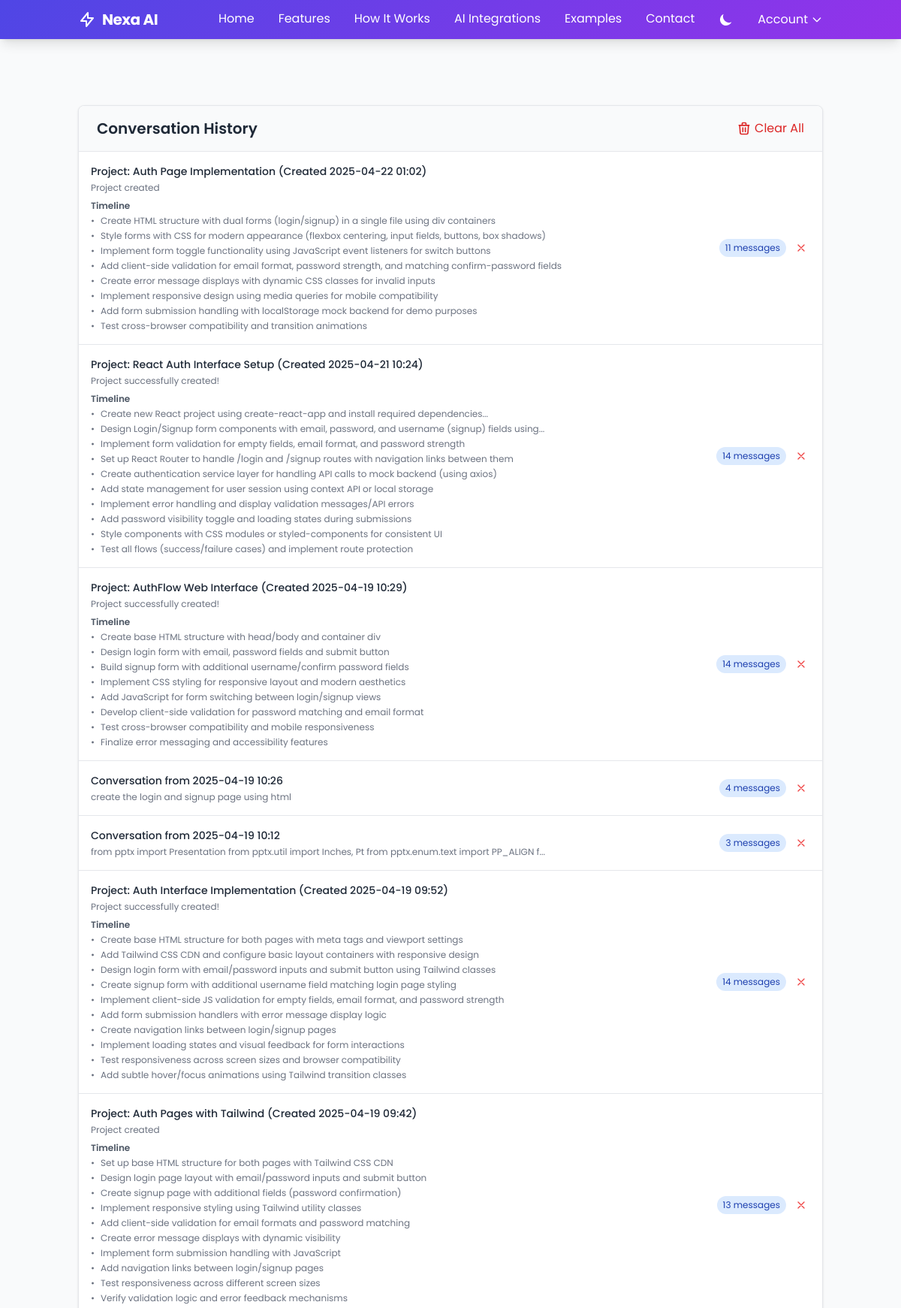
The page /history (signed in, upper part) on the database its author committed.
### app.py (models this page shows)
class Conversation(db.Model):
    id = db.Column(db.Integer, primary_key=True)
    user_id = db.Column(db.Integer, db.ForeignKey('user.id'), nullable=False)
    timestamp = db.Column(db.DateTime, nullable=False, default=datetime.utcnow)
    messages = db.Column(db.JSON, nullable=False)
    project_name = db.Column(db.String(100), nullable=True)
    project_plan = db.Column(db.JSON, nullable=True)

### app.py (the view)
@app.route('/history')
@login_required
def history():
    try:
        conversations = Conversation.query.filter_by(user_id=current_user.id).order_by(Conversation.timestamp.desc()).all()
        return render_template('history.html', history_items=conversations)
    except Exception as e:
        flash(f'Error loading history: {str(e)}', 'error')
        return render_template('history.html', history_items=[])

### app.py (called while the page is built)
@login_manager.user_loader
def load_user(user_id):
    try:
        return db.session.get(User, int(user_id))
    except ValueError:
        session.pop('_user_id', None)
        return None

### templates/history.html (shortened to what this page needs)
{% extends "base.html" %}
{% block content %}
<div class="container mx-auto px-4 py-6">
    <div class="bg-white dark:bg-gray-800 rounded-lg shadow overflow-hidden border border-gray-200 dark:border-gray-700">
        <div class="bg-gray-50 dark:bg-gray-700 px-6 py-4 border-b border-gray-200 dark:border-gray-600">
            <div class="flex items-center justify-between">
                <h2 class="text-xl font-semibold text-gray-800 dark:text-white">Conversation History</h2>
                <button id="clear-all-history" class="text-red-600 dark:text-red-400 hover:text-red-800 dark:hover:text-red-300 flex items-center">
                    Clear All
                </button>
            </div>
        </div>
        <div class="divide-y divide-gray-200 dark:divide-gray-700">
            {% if history_items %}
                {% for conversation in history_items %}
                <div class="history-item p-4 hover:bg-gray-50 dark:hover:bg-gray-700 transition-colors cursor-pointer flex justify-between items-center"
                     data-id="{{ conversation.id }}">
                    <div class="flex-1 min-w-0">
                        {% if conversation.project_name %}
                        <h3 class="text-sm font-medium text-gray-800 dark:text-gray-200 truncate">
                            Project: {{ conversation.project_name }} (Created {{ conversation.timestamp.strftime('%Y-%m-%d %H:%M') }})
                        </h3>
                        <p class="text-xs text-gray-500 dark:text-gray-400 mt-1">
                            {{ conversation.messages | selectattr('type', 'equalto', 'project') | map(attribute='content') | first | default('Project created') }}
                        </p>
                        {% if conversation.project_plan and conversation.project_plan.plans %}
                        <div class="mt-2">
                            <h4 class="text-xs font-semibold text-gray-600 dark:text-gray-300">Timeline</h4>
                            <ul class="mt-1 space-y-1">
                                {% for step, description in conversation.project_plan.plans.items() %}
                                <li class="flex items-start text-xs text-gray-500 dark:text-gray-400">
                                    <span class="mr-2">•</span>
                                    <span>{{ description | truncate(100) }}</span>
                                </li>
                                {% endfor %}
                            </ul>
                        </div>
                        {% endif %}
                        {% else %}
                        <h3 class="text-sm font-medium text-gray-800 dark:text-gray-200 truncate">
                            Conversation from {{ conversation.timestamp.strftime('%Y-%m-%d %H:%M') }}
                        </h3>
                        <p class="text-xs text-gray-500 dark:text-gray-400 truncate mt-1">
                            {{ conversation.messages[0].content[:100] }}{% if conversation.messages[0].content|length > 100 %}...{% endif %}
                        </p>
                        {% endif %}
                    </div>
                    <div class="flex items-center space-x-2">
                        <span class="text-xs bg-blue-100 dark:bg-blue-900 text-blue-800 dark:text-blue-200 px-2 py-1 rounded-full">
                            {{ conversation.messages|length }} messages
                        </span>
                        <button class="delete-history p-1 rounded-full hover:bg-red-100 dark:hover:bg-red-900 transition-colors" data-id="{{ conversation.id }}">
                            <svg xmlns="http://www.w3.org/2000/svg" class="h-4 w-4 text-red-500 dark:text-red-400" fill="none" viewBox="0 0 24 24" stroke="currentColor">
                                <path stroke-linecap="round" stroke-linejoin="round" stroke-width="2" d="M6 18L18 6M6 6l12 12" />
                            </svg>
                        </button>
                    </div>
                </div>
                {% endfor %}
            {% endif %}
        </div>
    </div>
</div>
{% endblock %}

### templates/base.html (style rules this page uses)
body { font-family: 'Poppins', sans-serif; min-height: 100vh; display: flex; flex-direction: column; transition: background-color 0.3s ease, color 0.3s ease; }
.container { flex: 1; }
.transition-colors { transition-property: background-color, border-color, color, fill, stroke; transition-timing-function: cubic-bezier(0.4, 0, 0.2, 1); transition-duration: 300ms; }

### templates/history.html (style rules this page uses)
.history-item { transition: all 0.2s ease; }

### rows shown on the page
Conversation: project_name "Auth Page Implementation", timestamp "2025-04-22 01:02", messages|selectattr "Project created", description "Create HTML structure with dual forms (login/signup) in a single file using div containers" "Style forms with CSS for modern appearance (flexbox centering, input fields, buttons, box shadows)" "Implement form toggle functionality using JavaScript event listeners for switch buttons" "Add client-side validation for email format, password strength, and matching confirm-password fields" "Create error message displays with dynamic CSS classes for invalid inputs" "Implement responsive design using media queries for mobile compatibility" "Add form submission handling with localStorage mock backend for demo purposes" "Test cross-browser compatibility and transition animations", messages|length "11"
Conversation: project_name "React Auth Interface Setup", timestamp "2025-04-21 10:24", messages|selectattr "Project successfully created!", description "Create new React project using create-react-app and install required dependencies..." "Design Login/Signup form components with email, password, and username (signup) fields using..." "Implement form validation for empty fields, email format, and password strength" "Set up React Router to handle /login and /signup routes with navigation links between them" "Create authentication service layer for handling API calls to mock backend (using axios)" "Add state management for user session using context API or local storage" "Implement error handling and display validation messages/API errors" "Add password visibility toggle and loading states during submissions" "Style components with CSS modules or styled-components for consistent UI" "Test all flows (success/failure cases) and implement route protection", messages|length "14"
Conversation: project_name "AuthFlow Web Interface", timestamp "2025-04-19 10:29", messages|selectattr "Project successfully created!", description "Create base HTML structure with head/body and container div" "Design login form with email, password fields and submit button" "Build signup form with additional username/confirm password fields" "Implement CSS styling for responsive layout and modern aesthetics" "Add JavaScript for form switching between login/signup views" "Develop client-side validation for password matching and email format" "Test cross-browser compatibility and mobile responsiveness" "Finalize error messaging and accessibility features", messages|length "14"
Conversation: timestamp "2025-04-19 10:26", messages "create the login and signup page using html", messages|length "4"
Conversation: timestamp "2025-04-19 10:12", messages "from pptx import Presentation from pptx.util import Inches, Pt from pptx.enum.text import PP_ALIGN f", messages|length "3"
Conversation: project_name "Auth Interface Implementation", timestamp "2025-04-19 09:52", messages|selectattr "Project successfully created!", description "Create base HTML structure for both pages with meta tags and viewport settings" "Add Tailwind CSS CDN and configure basic layout containers with responsive design" "Design login form with email/password inputs and submit button using Tailwind classes" "Create signup form with additional username field matching login page styling" "Implement client-side JS validation for empty fields, email format, and password strength" "Add form submission handlers with error message display logic" "Create navigation links between login/signup pages" "Implement loading states and visual feedback for form interactions" "Test responsiveness across screen sizes and browser compatibility" "Add subtle hover/focus animations using Tailwind transition classes", messages|length "14"
Conversation: project_name "Auth Pages with Tailwind", timestamp "2025-04-19 09:42", messages|selectattr "Project created", description "Set up base HTML structure for both pages with Tailwind CSS CDN" "Design login page layout with email/password inputs and submit button" "Create signup page with additional fields (password confirmation)" "Implement responsive styling using Tailwind utility classes" "Add client-side validation for email formats and password matching" "Create error message displays with dynamic visibility" "Implement form submission handling with JavaScript" "Add navigation links between login/signup pages" "Test responsiveness across different screen sizes" "Verify validation logic and error feedback mechanisms", messages|length "13"
